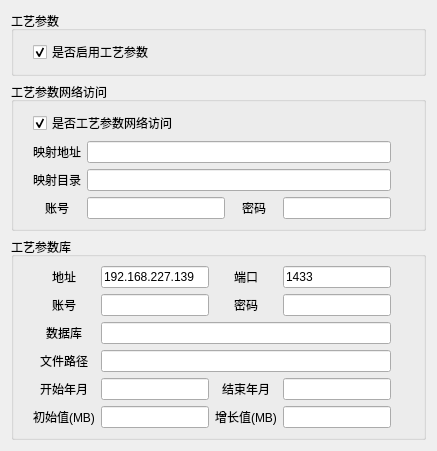
       <widget class="QWidget" name="tabStep_2">
        <attribute name="title">
         <string>Step2.工艺参数</string>
        </attribute>
        <layout class="QVBoxLayout" name="verticalLayout_8" stretch="1,4,6">
         <item>
          <widget class="QGroupBox" name="groupBox">
           <property name="title">
            <string>工艺参数</string>
           </property>
           <layout class="QHBoxLayout" name="horizontalLayout_15">
            <item>
             <layout class="QGridLayout" name="gridLayout_11" columnstretch="1,0,0">
              <property name="leftMargin">
               <number>10</number>
              </property>
              <property name="rightMargin">
               <number>10</number>
              </property>
              <item row="0" column="0" colspan="2">
               <widget class="QCheckBox" name="input_72">
                <property name="text">
                 <string>是否启用工艺参数</string>
                </property>
                <property name="checked">
                 <bool>true</bool>
                </property>
               </widget>
              </item>
              <item row="0" column="2">
               <widget class="QLabel" name="help_57">
                <property name="maximumSize">
                 <size>
                  <width>20</width>
                  <height>20</height>
                 </size>
                </property>
                <property name="text">
                 <string/>
                </property>
                <property name="pixmap">
                 <pixmap>C:/Users/slave/Desktop/help.png</pixmap>
                </property>
                <property name="scaledContents">
                 <bool>true</bool>
                </property>
               </widget>
              </item>
             </layout>
            </item>
           </layout>
          </widget>
         </item>
         <item>
          <widget class="QGroupBox" name="group_14">
           <property name="title">
            <string>工艺参数网络访问</string>
           </property>
           <layout class="QHBoxLayout" name="horizontalLayout_14">
            <item>
             <layout class="QGridLayout" name="gridLayout_5" columnstretch="1,3,1,0,0">
              <property name="leftMargin">
               <number>10</number>
              </property>
              <property name="rightMargin">
               <number>10</number>
              </property>
              <item row="3" column="2">
               <widget class="QLabel" name="label_126">
                <property name="text">
                 <string>密码</string>
                </property>
                <property name="alignment">
                 <set>Qt::AlignCenter</set>
                </property>
               </widget>
              </item>
              <item row="2" column="4">
               <widget class="QLabel" name="help_17">
                <property name="maximumSize">
                 <size>
                  <width>20</width>
                  <height>20</height>
                 </size>
                </property>
                <property name="text">
                 <string/>
                </property>
                <property name="pixmap">
                 <pixmap>C:/Users/slave/Desktop/help.png</pixmap>
                </property>
                <property name="scaledContents">
                 <bool>true</bool>
                </property>
               </widget>
              </item>
              <item row="3" column="0">
               <widget class="QLabel" name="label_38">
                <property name="text">
                 <string>账号</string>
                </property>
                <property name="alignment">
                 <set>Qt::AlignCenter</set>
                </property>
               </widget>
              </item>
              <item row="2" column="0">
               <widget class="QLabel" name="label_41">
                <property name="text">
                 <string>映射目录</string>
                </property>
                <property name="alignment">
                 <set>Qt::AlignCenter</set>
                </property>
               </widget>
              </item>
              <item row="3" column="4">
               <widget class="QLabel" name="help_18">
                <property name="maximumSize">
                 <size>
                  <width>20</width>
                  <height>20</height>
                 </size>
                </property>
                <property name="text">
                 <string/>
                </property>
                <property name="pixmap">
                 <pixmap>C:/Users/slave/Desktop/help.png</pixmap>
                </property>
                <property name="scaledContents">
                 <bool>true</bool>
                </property>
               </widget>
              </item>
              <item row="1" column="0">
               <widget class="QLabel" name="label_43">
                <property name="text">
                 <string>映射地址</string>
                </property>
                <property name="alignment">
                 <set>Qt::AlignCenter</set>
                </property>
               </widget>
              </item>
              <item row="1" column="4">
               <widget class="QLabel" name="help_16">
                <property name="maximumSize">
                 <size>
                  <width>20</width>
                  <height>20</height>
                 </size>
                </property>
                <property name="text">
                 <string/>
                </property>
                <property name="pixmap">
                 <pixmap>C:/Users/slave/Desktop/help.png</pixmap>
                </property>
                <property name="scaledContents">
                 <bool>true</bool>
                </property>
               </widget>
              </item>
              <item row="3" column="1">
               <widget class="QLineEdit" name="input_27"/>
              </item>
              <item row="3" column="3">
               <widget class="QLineEdit" name="input_28"/>
              </item>
              <item row="1" column="1" colspan="3">
               <widget class="QLineEdit" name="input_25"/>
              </item>
              <item row="2" column="1" colspan="3">
               <widget class="QLineEdit" name="input_26"/>
              </item>
              <item row="0" column="0" colspan="4">
               <widget class="QCheckBox" name="input_24">
                <property name="text">
                 <string>是否工艺参数网络访问</string>
                </property>
                <property name="checked">
                 <bool>true</bool>
                </property>
               </widget>
              </item>
              <item row="0" column="4">
               <widget class="QLabel" name="help_15">
                <property name="maximumSize">
                 <size>
                  <width>20</width>
                  <height>20</height>
                 </size>
                </property>
                <property name="text">
                 <string/>
                </property>
                <property name="pixmap">
                 <pixmap>C:/Users/slave/Desktop/help.png</pixmap>
                </property>
                <property name="scaledContents">
                 <bool>true</bool>
                </property>
               </widget>
              </item>
             </layout>
            </item>
           </layout>
          </widget>
         </item>
         <item>
          <widget class="QGroupBox" name="group_5">
           <property name="title">
            <string>工艺参数库</string>
           </property>
           <layout class="QHBoxLayout" name="horizontalLayout_6">
            <item>
             <layout class="QGridLayout" name="gridLayout_6" rowstretch="0,0,0,0,0,0" columnstretch="0,3,1,3,0" columnminimumwidth="0,0,0,0,0">
              <property name="leftMargin">
               <number>10</number>
              </property>
              <property name="rightMargin">
               <number>10</number>
              </property>
              <item row="3" column="1" colspan="3">
               <widget class="QLineEdit" name="input_34"/>
              </item>
              <item row="3" column="0">
               <widget class="QLabel" name="label_55">
                <property name="text">
                 <string>文件路径</string>
                </property>
                <property name="alignment">
                 <set>Qt::AlignCenter</set>
                </property>
               </widget>
              </item>
              <item row="1" column="0">
               <widget class="QLabel" name="label_51">
                <property name="text">
                 <string>账号</string>
                </property>
                <property name="alignment">
                 <set>Qt::AlignCenter</set>
                </property>
               </widget>
              </item>
              <item row="1" column="2">
               <widget class="QLabel" name="label_48">
                <property name="text">
                 <string>密码</string>
                </property>
                <property name="alignment">
                 <set>Qt::AlignCenter</set>
                </property>
               </widget>
              </item>
              <item row="0" column="2">
               <widget class="QLabel" name="label_47">
                <property name="text">
                 <string>端口</string>
                </property>
                <property name="alignment">
                 <set>Qt::AlignCenter</set>
                </property>
               </widget>
              </item>
              <item row="0" column="0">
               <widget class="QLabel" name="label_53">
                <property name="text">
                 <string>地址</string>
                </property>
                <property name="alignment">
                 <set>Qt::AlignCenter</set>
                </property>
               </widget>
              </item>
              <item row="0" column="4">
               <widget class="QLabel" name="help_19">
                <property name="maximumSize">
                 <size>
                  <width>20</width>
                  <height>20</height>
                 </size>
                </property>
                <property name="text">
                 <string/>
                </property>
                <property name="pixmap">
                 <pixmap>C:/Users/slave/Desktop/help.png</pixmap>
                </property>
                <property name="scaledContents">
                 <bool>true</bool>
                </property>
               </widget>
              </item>
              <item row="0" column="3">
               <widget class="QLineEdit" name="input_30">
                <property name="text">
                 <string>1433</string>
                </property>
               </widget>
              </item>
              <item row="2" column="0">
               <widget class="QLabel" name="label_52">
                <property name="text">
                 <string>数据库</string>
                </property>
                <property name="alignment">
                 <set>Qt::AlignCenter</set>
                </property>
               </widget>
              </item>
              <item row="1" column="1">
               <widget class="QLineEdit" name="input_31"/>
              </item>
              <item row="1" column="3">
               <widget class="QLineEdit" name="input_32"/>
              </item>
              <item row="1" column="4">
               <widget class="QLabel" name="help_20">
                <property name="maximumSize">
                 <size>
                  <width>20</width>
                  <height>20</height>
                 </size>
                </property>
                <property name="text">
                 <string/>
                </property>
                <property name="pixmap">
                 <pixmap>C:/Users/slave/Desktop/help.png</pixmap>
                </property>
                <property name="scaledContents">
                 <bool>true</bool>
                </property>
               </widget>
              </item>
              <item row="0" column="1">
               <widget class="QLineEdit" name="input_29">
                <property name="text">
                 <string>192.168.227.139</string>
                </property>
               </widget>
              </item>
              <item row="2" column="1" colspan="3">
               <widget class="QLineEdit" name="input_33"/>
              </item>
              <item row="2" column="4">
               <widget class="QLabel" name="help_21">
                <property name="maximumSize">
                 <size>
                  <width>20</width>
                  <height>20</height>
                 </size>
                </property>
                <property name="text">
                 <string/>
                </property>
                <property name="pixmap">
                 <pixmap>C:/Users/slave/Desktop/help.png</pixmap>
                </property>
                <property name="scaledContents">
                 <bool>true</bool>
                </property>
               </widget>
              </item>
              <item row="4" column="0">
               <widget class="QLabel" name="label_56">
                <property name="text">
                 <string>开始年月</string>
                </property>
                <property name="alignment">
                 <set>Qt::AlignCenter</set>
                </property>
               </widget>
              </item>
              <item row="5" column="0">
               <widget class="QLabel" name="label_57">
                <property name="text">
                 <string>初始值(MB)</string>
                </property>
                <property name="alignment">
                 <set>Qt::AlignCenter</set>
                </property>
               </widget>
              </item>
              <item row="4" column="1">
               <widget class="QLineEdit" name="input_35"/>
              </item>
              <item row="4" column="3">
               <widget class="QLineEdit" name="input_36"/>
              </item>
              <item row="5" column="1">
               <widget class="QLineEdit" name="input_37"/>
              </item>
              <item row="5" column="3">
               <widget class="QLineEdit" name="input_38"/>
              </item>
              <item row="4" column="2">
               <widget class="QLabel" name="label_58">
                <property name="text">
                 <string>结束年月</string>
                </property>
                <property name="alignment">
                 <set>Qt::AlignCenter</set>
                </property>
               </widget>
              </item>
              <item row="5" column="2">
               <widget class="QLabel" name="label_59">
                <property name="text">
                 <string>增长值(MB)</string>
                </property>
                <property name="alignment">
                 <set>Qt::AlignCenter</set>
                </property>
               </widget>
              </item>
              <item row="3" column="4">
               <widget class="QLabel" name="help_22">
                <property name="maximumSize">
                 <size>
                  <width>20</width>
                  <height>20</height>
                 </size>
                </property>
                <property name="text">
                 <string/>
                </property>
                <property name="pixmap">
                 <pixmap>C:/Users/slave/Desktop/help.png</pixmap>
                </property>
                <property name="scaledContents">
                 <bool>true</bool>
                </property>
               </widget>
              </item>
              <item row="4" column="4">
               <widget class="QLabel" name="help_23">
                <property name="maximumSize">
                 <size>
                  <width>20</width>
                  <height>20</height>
                 </size>
                </property>
                <property name="text">
                 <string/>
                </property>
                <property name="pixmap">
                 <pixmap>C:/Users/slave/Desktop/help.png</pixmap>
                </property>
                <property name="scaledContents">
                 <bool>true</bool>
                </property>
               </widget>
              </item>
              <item row="5" column="4">
               <widget class="QLabel" name="help_24">
                <property name="maximumSize">
                 <size>
                  <width>20</width>
                  <height>20</height>
                 </size>
                </property>
                <property name="text">
                 <string/>
                </property>
                <property name="pixmap">
                 <pixmap>C:/Users/slave/Desktop/help.png</pixmap>
                </property>
                <property name="scaledContents">
                 <bool>true</bool>
                </property>
               </widget>
              </item>
             </layout>
            </item>
           </layout>
          </widget>
         </item>
        </layout>
       </widget>
